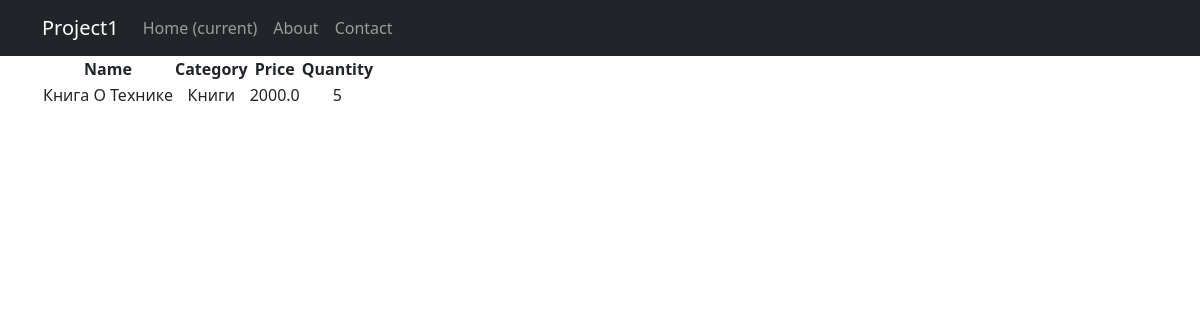
The page /products/9/ on the database its author committed.
### simpleapp/models.py (models this page shows, shortened)
class Product(models.Model):
    name = models.CharField(
        max_length=50,
        unique=True, # названия товаров не должны повторяться
    )
    description = models.TextField()
    quantity = models.IntegerField(
        validators=[MinValueValidator(0,'Quantity should be >= 0')],
    )
    category = models.ForeignKey(
        to='Category',
        on_delete=models.CASCADE,
        related_name='products', # все продукты в категории будут доступны через поле products
    )
    price = models.FloatField(
        validators=[MinValueValidator(0.0)],
    )

class Category(models.Model):
    name = models.CharField(max_length=100, unique=True)

### simpleapp/views.py (the view)
# urls.py: path('<int:pk>/', ProductDetailView.as_view(), name='product_detail'),  # Ссылка на детали товара
class ProductDetailView(DetailView):
    template_name = 'simple_app/product_detail.html'
    queryset = Product.objects.all()

### templates/simple_app/product_detail.html (shortened to what this page needs)
{% extends 'flatpages/default.html' %}
{% block content %}
<table>
    <thead>
        <th>
            Name
        </th>
        <th>
            Category
        </th>
        <th>
            Price
        </th>
        <th>
            Quantity
        </th>
    </thead>
    <tr>
        <td>
            {{ product.name|title }}
        </td>
        <td>
            {{ product.category.name|title }}
        </td>
        <td>
            {{ product.price }}
        </td>
        <td>
            {{ product.quantity }}
        </td>
    </tr>
</table>
{% endblock content %}

### rows shown on the page
Product: name "Книга О Технике", category.name "Книги", price "2000.0", quantity "5"
